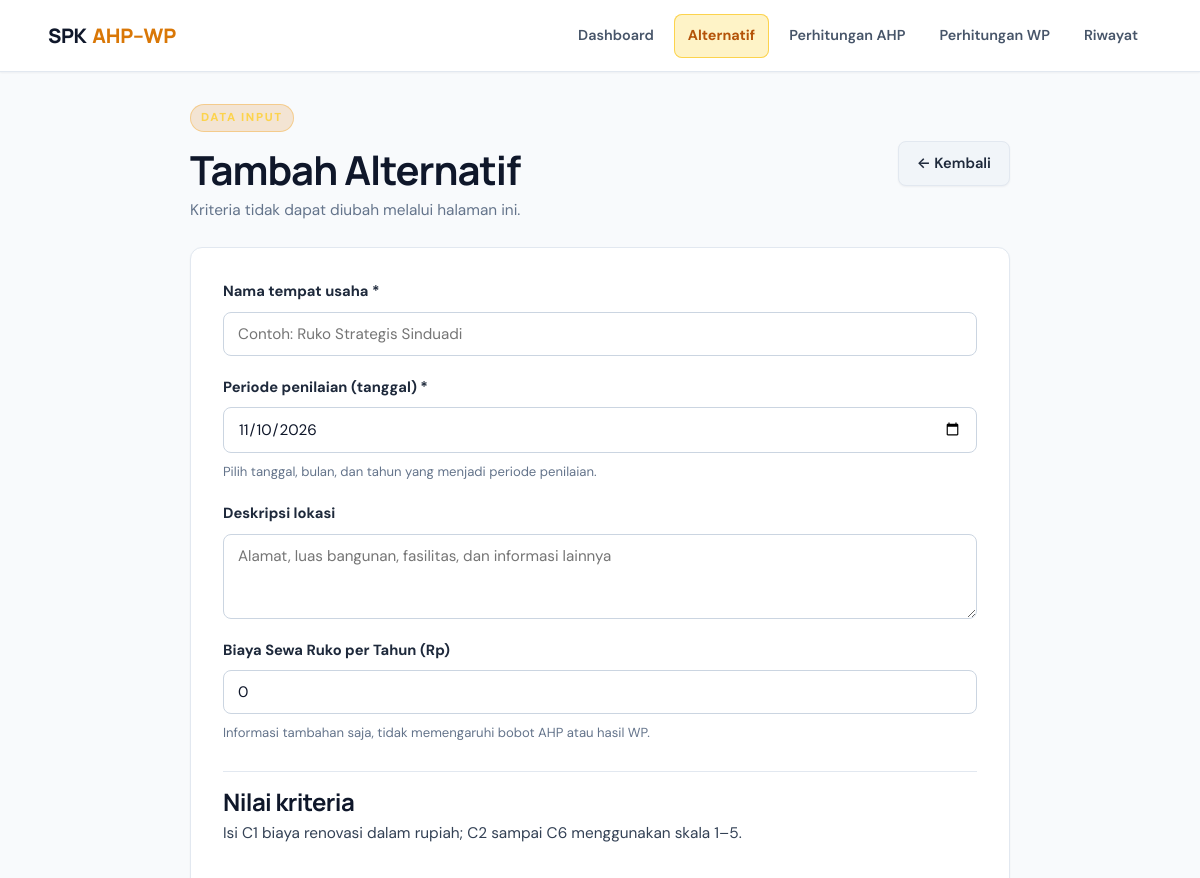
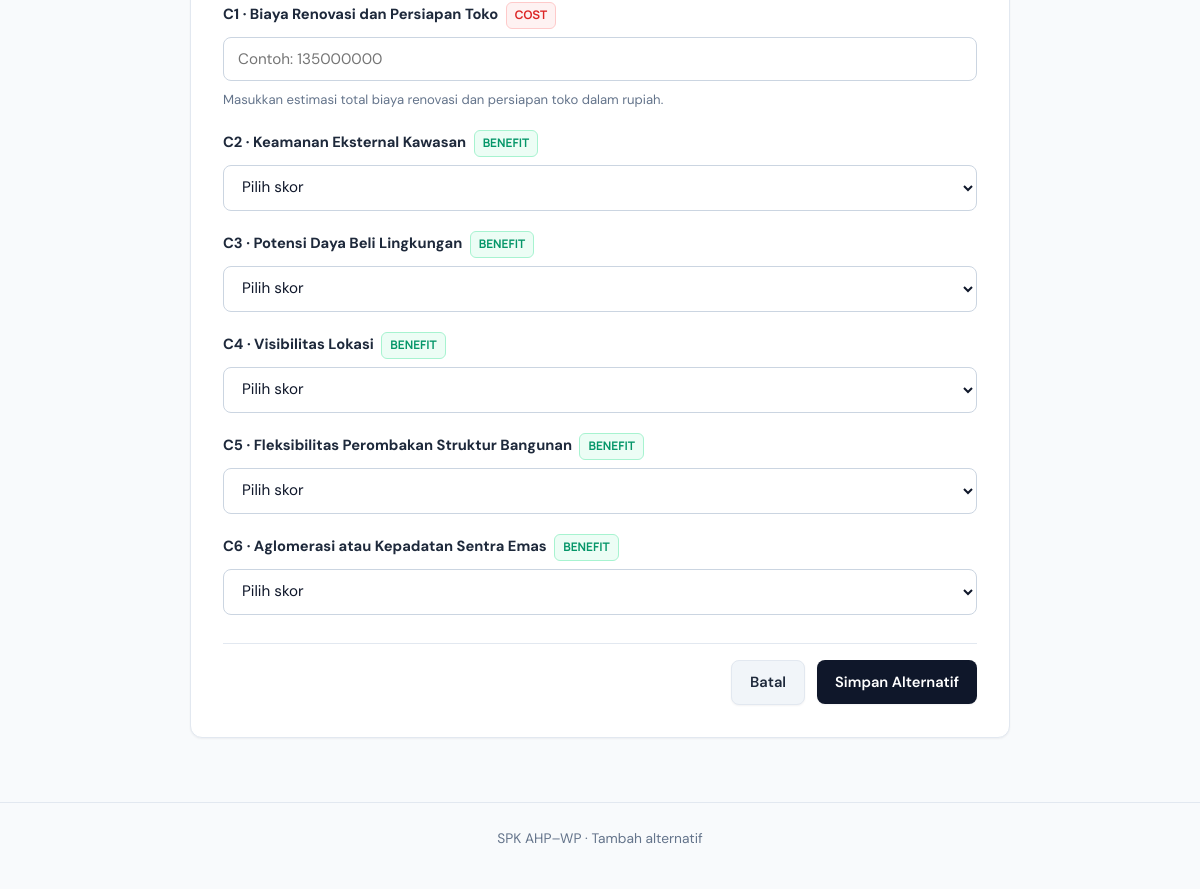
The page /alternatif/tambah.php on the database its author committed (2 pictures, top to bottom).
### tables this page shows
CREATE TABLE IF NOT EXISTS kriteria (
  id_kriteria INT AUTO_INCREMENT PRIMARY KEY,
  kode VARCHAR(10) NOT NULL UNIQUE,
  nama VARCHAR(180) NOT NULL,
  tipe ENUM('cost','benefit') NOT NULL,
  bobot DECIMAL(12,8) NOT NULL DEFAULT 0.16666667,
  skala_min DECIMAL(15,2) NOT NULL DEFAULT 1,
  skala_max DECIMAL(15,2) NOT NULL DEFAULT 5,
  urutan INT NOT NULL DEFAULT 1
);

### config/helpers.php (called while the page is built, shortened)
<?php
function e(mixed $value): string
{
    return htmlspecialchars((string) $value, ENT_QUOTES, 'UTF-8');
}
function get_kriteria(PDO $pdo): array
{
    return $pdo->query('SELECT * FROM kriteria ORDER BY urutan, id_kriteria')->fetchAll();
}

### alternatif/tambah.php (the view, shortened to what this page needs)
<?php
require __DIR__ . '/../config/database.php';
require __DIR__ . '/../config/helpers.php';
$kriteria = get_kriteria($pdo);
$nama = '';
$deskripsi = '';
$biayaSewa = '0';
$periode = date('Y-m-d');
$nilaiInput = [];
foreach ($kriteria as $k) $nilaiInput[(int)$k['id_kriteria']] = '';
?>
<!doctype html><html lang="id"><head><meta charset="utf-8"><meta name="viewport" content="width=device-width, initial-scale=1"><title>Tambah Alternatif | SPK AHP-WP</title><link rel="stylesheet" href="../assets/css/style.css"></head>
<body>
<header class="topbar"><a class="brand" href="../index.php">SPK <span>AHP–WP</span></a><nav><a href="../index.php">Dashboard</a><a class="active" href="index.php">Alternatif</a><a href="../simulasi/index.php">Perhitungan AHP</a><a href="../simulasi/wp.php">Perhitungan WP</a><a href="../simulasi/riwayat.php">Riwayat</a></nav></header>
<main class="container narrow">
    <div class="page-heading"><div><p class="eyebrow">DATA INPUT</p><h1>Tambah Alternatif</h1><p>Kriteria tidak dapat diubah melalui halaman ini.</p></div><a class="button button-light" href="index.php">← Kembali</a></div>
    <form method="post" class="panel form-panel">
        <div class="form-group"><label for="nama">Nama tempat usaha *</label><input id="nama" name="nama" maxlength="150" required value="<?= e($nama) ?>" placeholder="Contoh: Ruko Strategis Sinduadi"></div>
        <div class="form-group"><label for="periode">Periode penilaian (tanggal) *</label><input id="periode" name="periode" type="date" required value="<?= e($periode) ?>"><small>Pilih tanggal, bulan, dan tahun yang menjadi periode penilaian.</small></div>
        <div class="form-group"><label for="deskripsi">Deskripsi lokasi</label><textarea id="deskripsi" name="deskripsi" rows="3" placeholder="Alamat, luas bangunan, fasilitas, dan informasi lainnya"><?= e($deskripsi) ?></textarea></div>
        <div class="form-group"><label for="biaya_sewa">Biaya Sewa Ruko per Tahun (Rp)</label><input id="biaya_sewa" name="biaya_sewa" type="number" min="0" max="9999999999999.99" step="0.01" value="<?= e($biayaSewa) ?>" placeholder="Contoh: 120000000"><small>Informasi tambahan saja, tidak memengaruhi bobot AHP atau hasil WP.</small></div>
        <div class="form-section-title"><h2>Nilai kriteria</h2><p>Isi C1 biaya renovasi dalam rupiah; C2 sampai C6 menggunakan skala 1–5.</p></div>
        <?php foreach ($kriteria as $k): $kid = (int)$k['id_kriteria']; ?>
            <div class="form-group">
                <label for="nilai_<?= $kid ?>"><?= e($k['kode']) ?> · <?= e($k['nama']) ?> <span class="type-pill <?= e($k['tipe']) ?>"><?= strtoupper(e($k['tipe'])) ?></span></label>
                <?php if ($k['kode'] === 'C1'): ?>
                    <input id="nilai_<?= $kid ?>" name="nilai[<?= $kid ?>]" type="number" min="1" max="1000000000" step="any" required value="<?= e($nilaiInput[$kid]) ?>" placeholder="Contoh: 135000000">
                    <small>Masukkan estimasi total biaya renovasi dan persiapan toko dalam rupiah.</small>
                <?php else: ?>
                    <select id="nilai_<?= $kid ?>" name="nilai[<?= $kid ?>]" required>
                        <option value="">Pilih skor</option>
                    </select>
                <?php endif; ?>
            </div>
        <?php endforeach; ?>
        <div class="form-actions"><a class="button button-light" href="index.php">Batal</a><button class="button" type="submit">Simpan Alternatif</button></div>
    </form>
</main><footer class="footer">SPK AHP–WP · Tambah alternatif</footer><script src="../assets/js/script.js"></script></body></html>

### rows shown on the page
kriteria: kode "C1", nama "Biaya Renovasi dan Persiapan Toko", tipe "COST", id_kriteria "Contoh: 135000000"
kriteria: kode "C2", nama "Keamanan Eksternal Kawasan", tipe "BENEFIT"
kriteria: kode "C3", nama "Potensi Daya Beli Lingkungan", tipe "BENEFIT"
kriteria: kode "C4", nama "Visibilitas Lokasi", tipe "BENEFIT"
kriteria: kode "C5", nama "Fleksibilitas Perombakan Struktur Bangunan", tipe "BENEFIT"
kriteria: kode "C6", nama "Aglomerasi atau Kepadatan Sentra Emas", tipe "BENEFIT"
